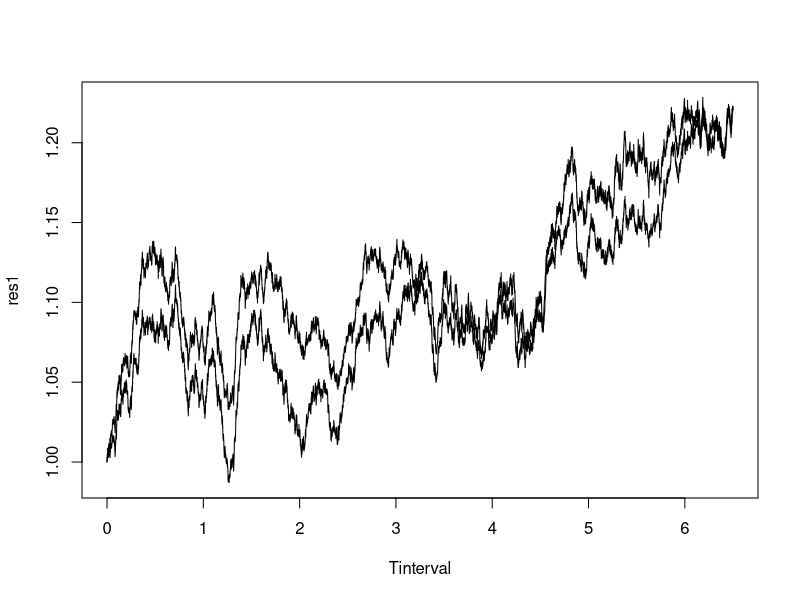

The R script that drew this image:
### Preliminaries -------------------------------------------------------------
suppressMessages({
  library(dplyr)
  library(lubridate)
  library(magrittr)
  library(tidyr)  
})

### Magic numbers -------------------------------------------------------------
Tend <- 6.5
N <- Tend*3600
beta0 <- -5/16
beta1 <- 1/8
Tinterval <- seq(0,Tend, by = Tend/N)

### Functions -----------------------------------------------------------------
OU_exact <- function(alpha = -1/40, sigma = 1, Tend = 6.5, N = 23400){
  # X0 <- rnorm(1,0,(-2*alpha)^(-1))
  X0 <- 22.1559
  OU <- rep(X0,N+1)
  xi <- rnorm(N,0,1)
  t_inc <- Tend/N
  
  for (k in 1:N) {
    OU[k+1] <- exp(-alpha*t_inc)*OU[k] + 
      sigma*sqrt(1/(2*alpha)*(1-exp(-2*alpha*t_inc)))*xi[k] 
  }
  return(OU)
}

BM_exact <- function(Tend, N){
  t_inc <- T/N
  BM <- cumsum(c(0,rnorm(N,0,t_inc)))
  return(BM)
}

a_func <- function(a,t_inc){
  return(a*t_inc)
}

b_func <- function(rho, sigma, BM_inc){
  return(rho*sigma*BM_inc[1] + sqrt(1-rho^2)*sigma*BM_inc[2])
}

EM_scheme <- function(BM, Tend=6.5, N = 23400, a = 0.03, rho = -0.3){
  X0 <- 1
  X <- rep(X0,N+1)
  t_inc <- Tend/N
  
  #Brownian Motions
  n_BM <- ncol(BM)
  BM_inc <- matrix(nrow = N,ncol = n_BM)
  
  for (i in 1:n_BM){
    BM_inc[,i] <- diff(BM[,i])  
  }
  
  #OU Volatility
  sigma <- OU_exact()
  
  for (i in 1:N){
    X[i+1] = X[i] + a_func(a,t_inc) + b_func(rho, sigma[i+1], BM_inc[i,])
  }
  
  return(X)
}


### ---------------------------------------------------------------------------
BM <- matrix(nrow=N+1, ncol = 3)
BM[,1] <- BM_exact(Tend, N)
BM[,2] <- BM_exact(Tend, N)
BM[,3] <- BM_exact(Tend, N)

res1 <- EM_scheme(BM = BM[,-1])
res2 <- EM_scheme(BM = BM[,-2])

plot(Tinterval, res1, type = "l", ylim = c(min(c(res1,res2)),max(c(res1,res2))))
lines(x=Tinterval, y=res2)
